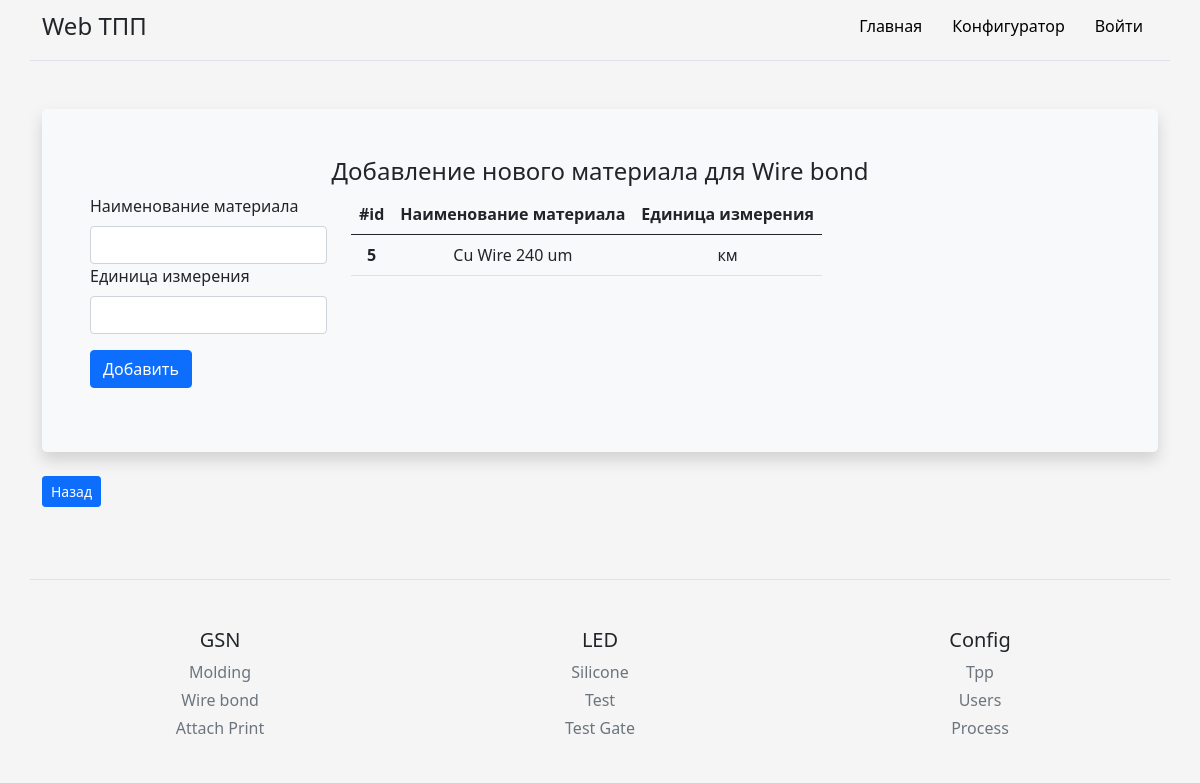
The app's page /Wire bond/add_materials with its own data.
### models.py (models this page shows, shortened)
class Process(db.Model):
    id = db.Column(db.Integer, primary_key=True)
    process = db.Column(db.Text, nullable=False)
    branch = db.Column(db.Text, nullable=False)

class Materials(db.Model):
    id = db.Column(db.Integer, primary_key=True)
    process_id = db.Column(db.Integer, db.ForeignKey('process.id'))
    material = db.Column(db.Text, nullable=False)
    unit = db.Column(db.Text, nullable=False)

### routes.py (the view, shortened to what this page needs)
@app_routes.route('/<string:process>/add_materials', methods=["POST", "GET"])
def add_materials(process):
    from main import db
    from models import Materials, Process
    branch_footer = db.session.query(Process).group_by(Process.branch).all()
    process_footer = db.session.query(Process).all()
    materials = db.session.query(Materials, Process).select_from(Materials).join(Process).filter(Process.process == process).all()
    return render_template('config_folder/add_materials.html', materials=materials, process=process, branch_footer=branch_footer, process_footer=process_footer)

### templates/config_folder/add_materials.html (shortened to what this page needs)
{% extends 'base.html' %}
{% block body %}
<div class="container py-4">
    <div class="p-5 mb-4 bg-light rounded-3 shadow">
        <h4 class="text-center">Добавление нового материала для {{process}}</h4>
        <div class="row align-items-md-stretch">
            <form class="col-md-3" method="post">
                <div class="col-sm-12">
                    <label for="material" class="form-label">Наименование материала</label>
                    <input type="text" class="form-control" name="material" id="material" required>
                </div>
                <div class="col-sm-12">
                    <label for="unit" class="form-label">Единица измерения</label>
                    <input type="text" class="form-control" name="unit" id="unit" required>
                </div>
                <div class="py-3">
                    <button class="btn btn-m btn-primary btn-block" type="submit" name="btn" value="add"> Добавить </button>
                </div>
            </form>
            <div class="col-md-9">
                <table class="table table-hover">
                    <thead>
                        <tr>
                        <th scope="col">#id</th>
                        <th scope="col">Наименование материала</th>
                        <th scope="col">Единица измерения</th>
                        </tr>
                    </thead>
                    <tbody>
                        {% for materials, process in materials %}
                        <tr>
                        <th scope="row" name="up_table_id">{{materials.id}}</th>
                        <td name="up_table_prod_name">{{materials.material}}</td>
                        <td name="up_table_number">{{materials.unit}}</td>
                        </tr>
                        {% endfor %}
                    </tbody>
                </table>
            </div>
         </div>
    </div>
    <a class="btn btn-primary btn-sm" href="/{{process}}">Назад</a>
</div>
{% endblock %}

### templates/base.html (shortened to what this page needs)
<!DOCTYPE html>
<html lang="en">
  <head>
    <link rel="stylesheet" href="https://cdn.jsdelivr.net/npm/bootstrap@5.1.0/dist/css/bootstrap.min.css">
    <link rel="stylesheet" href="{{ url_for('static', filename='css/main.css') }}">
  </head>
<body>
  <div class="py-2 container d-flex flex-column flex-md-row align-items-center pb-3 mb-4 border-bottom">
      <span class="fs-4">Web ТПП</span>
      <nav class="d-inline-flex mt-2 mt-md-0 ms-md-auto">
        <a class="nav__link" href="/">Главная</a>
        <a class="nav__link" href="/config_tpp">Конфигуратор</a>
        {% if current_user.is_anonymous %}
        <a class="nav__link" href="/login">Войти</a>
        {% else %}
        <a class="nav__link" href="/logout">Выйти</a>
        {% endif %}
      </nav>
    </div>
{% block body %}{% endblock %}
</body>
<footer class="container pt-4 my-md-5 pt-md-5 border-top">
    <div class="text-center row">
        {% for item in branch_footer %}
        <div class="col-6 col-md">
            <h5>{{item.branch}}</h5>
            <ul class="list-unstyled text-small">
                {% for i in process_footer %}
                {% if i.branch == item.branch %}
                <li class="mb-1"><a class="link-secondary text-decoration-none" href="/{{i.process}}">{{i.process}}</a></li>
                {% endif%}
                {% endfor %}
            </ul>
        </div>
        {% endfor %}
      <div class="col-6 col-md">
        <h5>Config</h5>
        <ul class="list-unstyled text-small">
          <li class="mb-1"><a class="link-secondary text-decoration-none" href="{{ url_for('.config_tpp') }}">Tpp</a></li>
          <li class="mb-1"><a class="link-secondary text-decoration-none" href="{{ url_for('.config_user') }}">Users</a></li>
          <li class="mb-1"><a class="link-secondary text-decoration-none" href="{{ url_for('.add_process') }}">Process</a></li>
        </ul>
      </div>
    </div>
</footer>
</html>

### static/css/main.css (style rules this page uses)
html, body { height: 100%; background-color: #f5f5f5; }
.td, a { text-decoration: none; text-align: center; color: black; }
.shadow { background: #ffcc00; box-shadow: 0 0 10px rgba(0,0,0,0.5); padding: 10px; }
.table { display: block; border-collapse: collapse; width: 100%; overflow: auto; }
th, td { text-align: center; padding: 8px; }
.nav__link { display: inline-block; vertical-align: top; margin: 0 15px; position: relative; color: rgb(0, 0, 0); text-decoration: none; transition: color .1s linear; }
.nav__link:after { content: ""; display: block; width: 100%; height: 3px; opacity: 0; background-color: #656872; position: absolute; top: 100%; left: 0; z-index: 1; transition: opacity .1s linear; }

### records on screen
Process: process "Wire bond"
Materials: id "5", material "Cu Wire 240 um", unit "км"
Process: branch "GSN", process "Molding"
Process: process "Attach Print"
Process: branch "LED", process "Silicone"
Process: process "Test"
Process: process "Test Gate"
